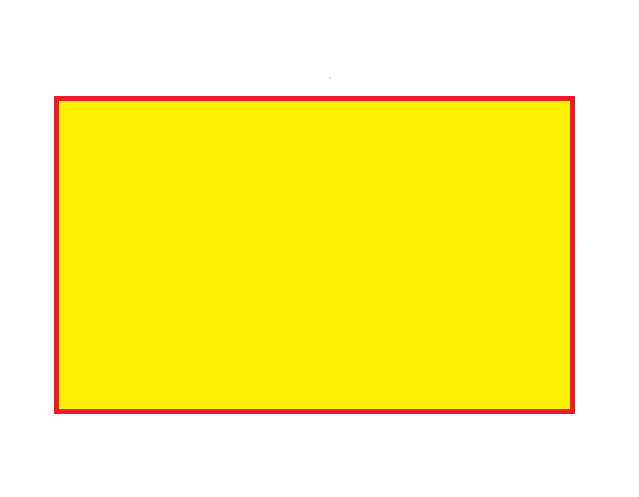
#> input picture c_03/rectangle.png, 639 x 497 px
$ python '07 pointPolygonTest.py'
#> lines starting #> are read from the running program, lines starting #| are printed output that depends on the picture; after the words box and inside, x2 and y2 are one past the last pixel; in counts of white or black regions, pixels touching at a corner belong together
#%%
#To determine if a point is inside, outside, or on the edge of a shape you can check if the point is within a contour using cv2.pointPolygonTest().
import cv2

image = cv2.imread('rectangle.png')
#> image is the input picture: shape (497, 639, 3); mean B, G, R 122.9, 242.6, 254.5
gray = cv2.cvtColor(image, cv2.COLOR_BGR2GRAY)
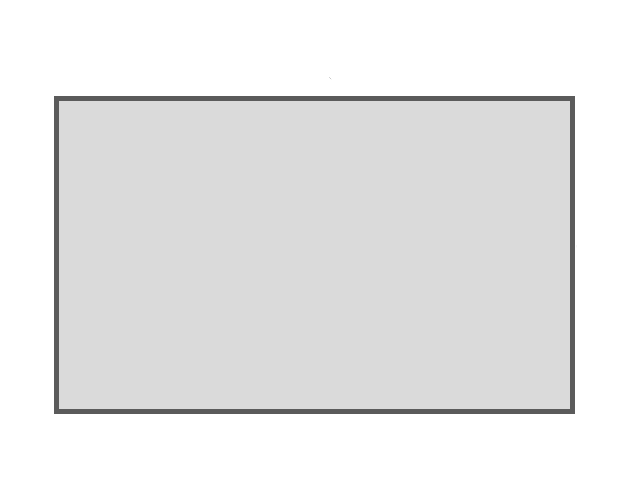
#> gray: shape (497, 639); min 91, max 255, mean 232.4
canny = cv2.Canny(gray, 120, 255, 1)
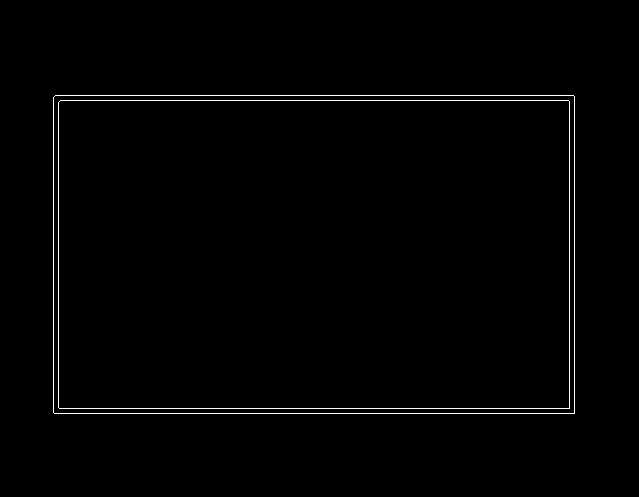
#> canny: shape (497, 639); 1% white in thin lines or dots, all inside (x1, y1, x2, y2) = (53, 95, 575, 414)
cv2.imshow('canny', canny)
cv2.waitKey()
cnts = cv2.findContours(canny, cv2.RETR_EXTERNAL, cv2.CHAIN_APPROX_SIMPLE)
#> cnts = 1 contour; box (x1, y1, x2, y2) and area: (53, 95, 575, 414) 165675
# cv.RETR_EXTERNAL: Retrieves only the external contours.
cnts = cnts[0] if len(cnts) == 2 else cnts[1]
#> cnts = 1 item

point1 = (25, 50)
point2 = (200, 250)
point3 = (200, 350)

# Perform check if point is inside contour/shape
for c in cnts:
    cv2.drawContours(image, [c], -1, (36, 255, 12), 2)
    result1 = cv2.pointPolygonTest(c, point1, False)
    result2 = cv2.pointPolygonTest(c, point2, False)
    result3 = cv2.pointPolygonTest(c, point3, False)
#> this loop made 1 pass
#> (result1, result2, result3) on pass 1: (-1, 1, 1)
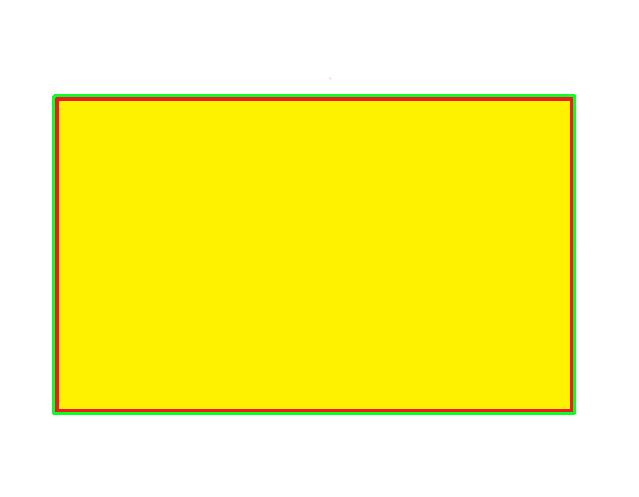
#> image: shape (497, 639, 3); 1.58% of pixels changed, all inside (x1, y1, x2, y2) = (52, 94, 576, 415)
"""
pointPolygonTest the third argument is measureDist:
True, it finds the shortest distance between a point in the image and a contour.
False, it finds whether the point is inside, outside, or on the contour.
"""

# Draw points
cv2.circle(image, point1, 8, (100, 100, 255), -1)
cv2.putText(image, 'point1', (point1[0] -10, point1[1] -20), cv2.FONT_HERSHEY_SIMPLEX, 1.0, (0, 0, 0), lineType=cv2.LINE_AA)
cv2.circle(image, point2, 8, (200, 100, 55), -1)
cv2.putText(image, 'point2', (point2[0] -10, point2[1] -20), cv2.FONT_HERSHEY_SIMPLEX, 1.0, (0, 0, 0), lineType=cv2.LINE_AA)
cv2.circle(image, point3, 8, (150, 50, 155), -1)
cv2.putText(image, 'point3', (point3[0] -10, point3[1] -20), cv2.FONT_HERSHEY_SIMPLEX, 1.0, (0, 0, 0), lineType=cv2.LINE_AA)
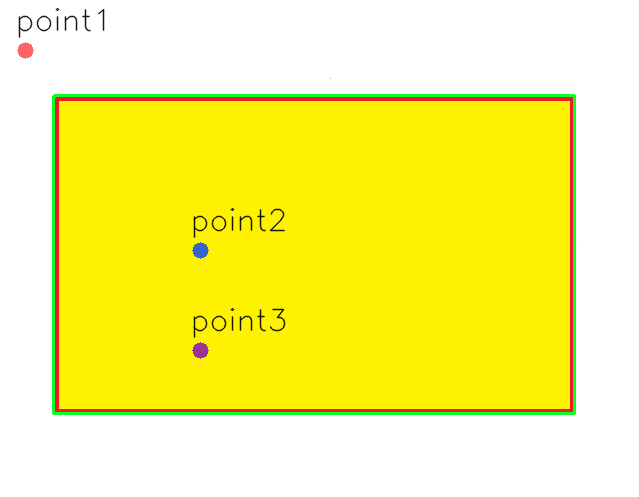
#> image: shape (497, 639, 3); mean B, G, R 121.1, 243.4, 249.9

print('point1:', result1)
#| point1: -1.0
print('point2:', result2)
#| point2: 1.0
print('point3:', result3)
#| point3: 1.0
#The function returns +1, -1, or 0 to indicate if a point is inside, outside, or on the contour, respectively

cv2.imshow('image', image)
cv2.waitKey()
#%%
